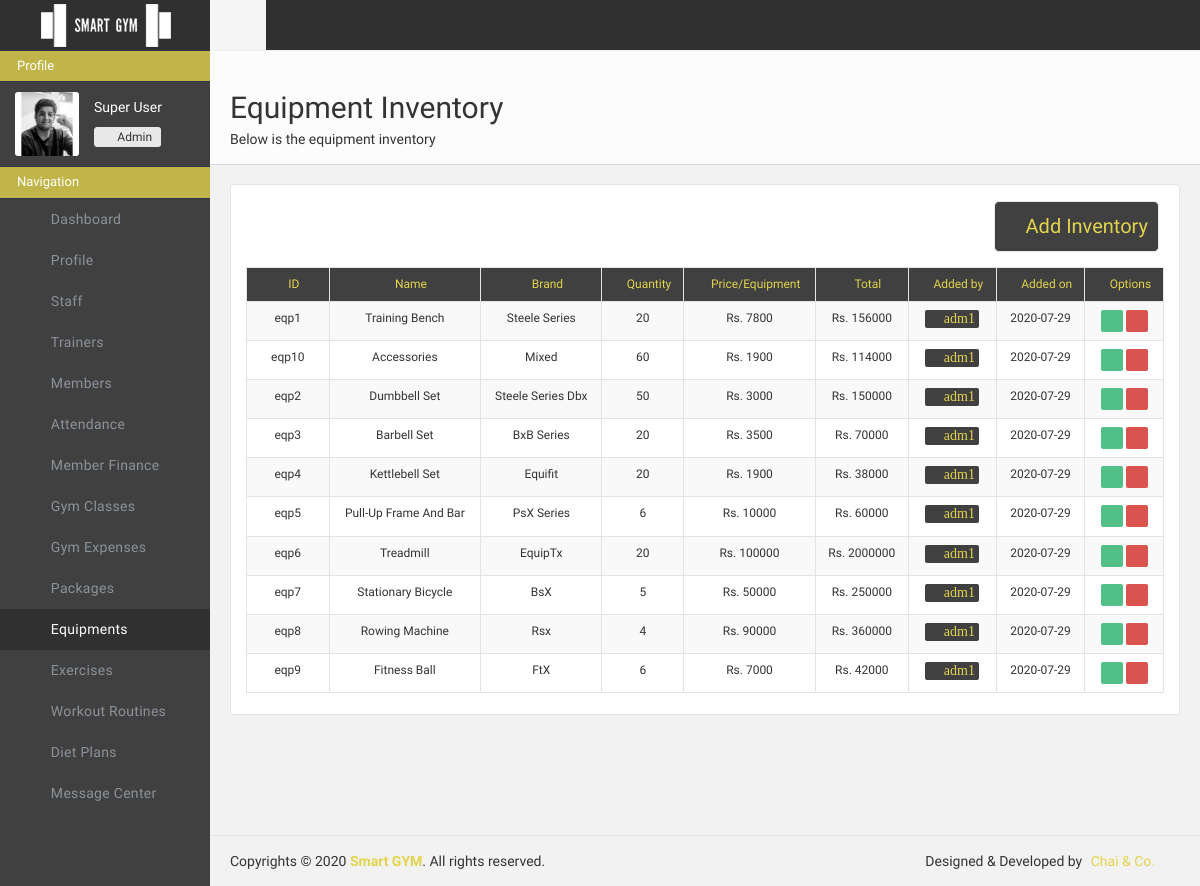
Page /adminportal/equipments/ (signed in) on the earlier database version.
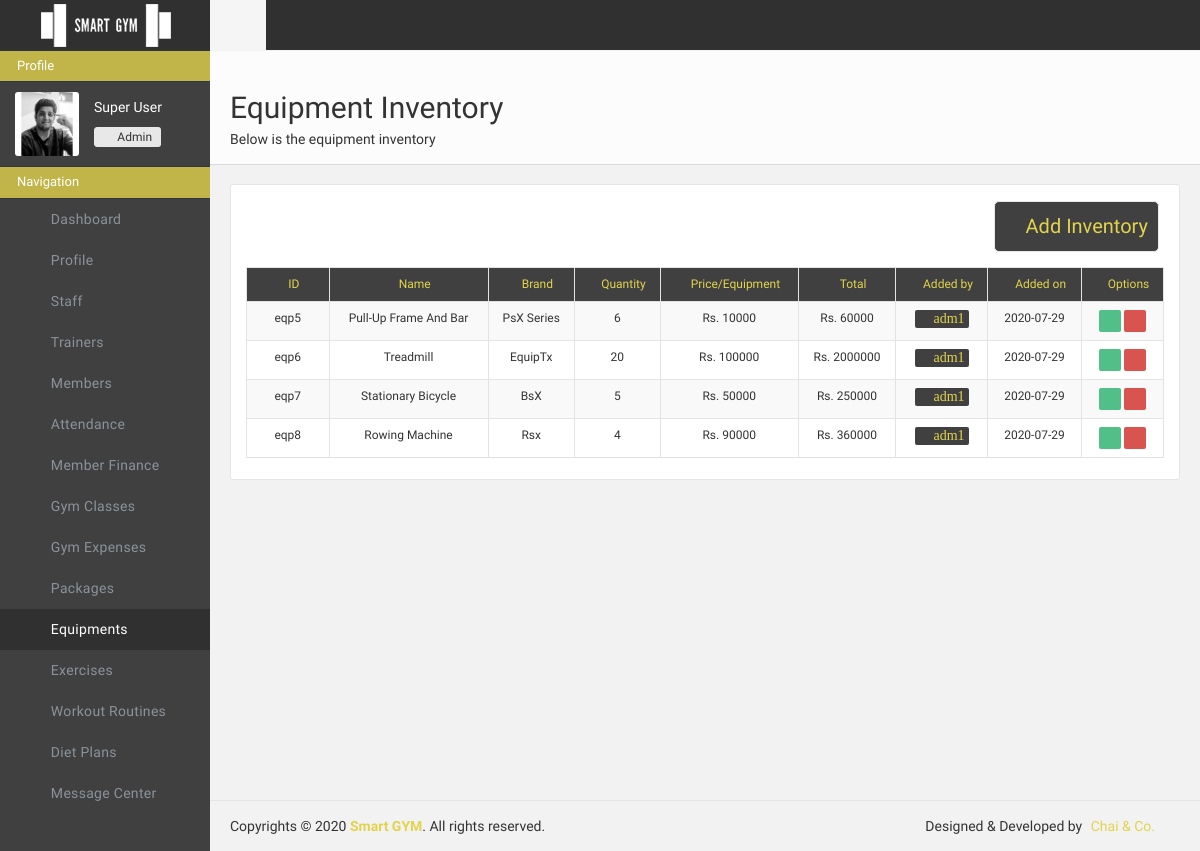
Same page on the later database version.
### adminportal/models.py (models this page shows)
class EquipmentData(models.Model):
    equipment_id = models.CharField(max_length=500, primary_key=True, default="")
    equipment_name = models.CharField(max_length=500, default="")
    equipment_brand = models.CharField(max_length=500, default="")
    equipment_quantity = models.IntegerField(max_length=500, default=0)
    equipment_price = models.IntegerField(max_length=500, default=0)
    equipment_total = models.IntegerField(max_length=500, default=0)
    equipment_added_by = models.CharField(max_length=500, default="")
    equipment_added_on = models.CharField(max_length=500, default="")

### adminportal/views.py (the view, shortened to what this page needs)
# urls.py: path('equipments/', views.equipments, name="adminportal-equipments"),
def equipments(request):
    if "userid" in request.session and request.session["userrole"] == "Admin" :
        params={"error":0, "errormessage":"", "success":0, "successmessage":""}
        equipment_count = EquipmentData.objects.all().order_by('equipment_id')
        equipments = EquipmentData.objects.all().order_by('equipment_id')
        params["equipments"] = equipments
        return render(request, 'adminportal/equipments.html', params)
    else:
        return redirect('/adminportal/login/')

### adminportal/templates/adminportal/equipments.html (shortened to what this page needs)
{% load static %}
<!doctype html>
<html class="no-js">
    <head>
        <link href="{% static 'adminportal/css/icons.css'%}" rel="stylesheet" />
        <link href="{% static 'adminportal/css/bootstrap.css'%}" rel="stylesheet" />
        <link href="{% static 'adminportal/css/plugins.css'%}" rel="stylesheet" />
        <link href="{% static 'adminportal/css/main.css'%}" rel="stylesheet" />
        <link href="{% static 'adminportal/css/custom.css'%}" rel="stylesheet" />
    </head>
    <body>
        <div id="header" class="page-navbar">
            <a href="/adminportal/dashboard/" class="navbar-brand hidden-xs hidden-sm">
                <img src="{% static 'adminportal/img/logo.png'%}" class="logo hidden-xs" alt="Dynamic logo">
            </a>
            <div id="navbar-no-collapse" class="navbar-no-collapse">
                <ul class="nav navbar-nav">
                    <li class="toggle-sidebar" id="menubut">
                        <a href="#">
                            <i class="fa fa-reorder"></i>
                        </a>
                    </li>
                </ul>
                <ul class="nav navbar-nav navbar-right">
                    <li id="otherbut">
                        <a href="/adminportal/settings">
                            <i class="fa fa-cog setlogbtn"></i>
                        </a>
                    </li>
                    <li id="otherbut">
                        <a href="/adminportal/logout">
                            <i class="fa fa-power-off setlogbtn"></i>
                        </a>
                    </li>
                </ul>
            </div>
        </div>
        <div id="wrapper">
            <aside id="sidebar" class="page-sidebar hidden-md hidden-sm hidden-xs">
                <div class="sidebar-inner">
                    <div class="sidebar-scrollarea">
                        <div class="sidebar-panel">
                            <h5 class="sidebar-panel-title">Profile</h5>
                        </div>
                        <div class="user-info clearfix">
                            <img src="/media/adminportal/admin/{{request.session.userid}}.jpg" alt="">
                            <span class="name">{{ request.session.username }}</span>
                            <div class="btn-group">
                                <div type="button" class="btn btn-default btn-xs" style="margin-top: 5px ;"><i class="fa fa-group"></i>
                                </div>
                                <div type="button" class="btn btn-default btn-xs dropdown-toggle" data-toggle="dropdown" style="margin-top: 5px ;">Admin
                                </div>
                            </div>
                        </div>
                        <div class="sidebar-panel">
                            <h5 class="sidebar-panel-title">Navigation</h5>
                        </div>
                        <div class="side-nav">
                            <ul class="nav">
                                <li>
                                    <a href="/adminportal/dashboard" class="actlogic"><i class=" l-arrows-right-double-31"></i><span class="txt">Dashboard</span></a>
                                </li>
                                <li>
                                    <a href="/adminportal/user" class="actlogic"><i class=" l-arrows-right-double-31"></i><span class="txt">Profile</span></a>
                                </li>
                                <li>
                                    <a href="/adminportal/staff" class="actlogic"><i class=" l-arrows-right-double-31"></i><span class="txt">Staff</span></a>
                                </li>
                                <li>
                                    <a href="/adminportal/trainers" class="actlogic"><i class=" l-arrows-right-double-31"></i><span class="txt">Trainers</span></a>
                                </li>
                                <li>
                                    <a href="/adminportal/members" class="actlogic"><i class=" l-arrows-right-double-31"></i><span class="txt">Members</span></a>
                                </li>
                                <li>
                                    <a href="#"><i class=" l-arrows-right-double-31"></i> <span class="txt">Attendance</span></a>
                                </li>
                                <li>
                                    <a href="#"><i class=" l-arrows-right-double-31"></i> <span class="txt">Member Finance</span></a>
                                </li>
                                <li>
                                    <a href="/adminportal/classes" class="actlogic"><i class=" l-arrows-right-double-31"></i><span class="txt">Gym Classes</span></a>
                                </li><li>
                                    <a href="/adminportal/expenses" class="actlogic"><i class=" l-arrows-right-double-31"></i><span class="txt">Gym Expenses</span></a>
                                </li>
                                <li>
                                    <a href="/adminportal/packages" class="actlogic"><i class=" l-arrows-right-double-31"></i><span class="txt">Packages</span></a>
                                </li>
                                <li>
                                    <a href="/adminportal/equipments" class="active actlogic"><i class=" l-arrows-right-double-31"></i><span class="txt">Equipments</span></a>
                                </li><li>
                                    <a href="/adminportal/exercises" class="actlogic"><i class=" l-arrows-right-double-31"></i><span class="txt">Exercises</span></a>
                                </li>
                                <li>
                                    <a href="/adminportal/routines"><i class=" l-arrows-right-double-31"></i><span class="txt">Workout Routines</span></a>
                                </li>
                                <li>
                                    <a href="/adminportal/diet"><i class=" l-arrows-right-double-31"></i><span class="txt">Diet Plans</span></a>
                                </li>
                                <li>
                                    <a href="/adminportal/messages"><i class=" l-arrows-right-double-31"></i><span class="txt">Message Center</span></a>
                                </li>
                            </ul>
                        </div>
                    </div>
                </div>
            </aside>
            <div class="page-content sidebar-page right-sidebar-page clearfix">
                <div class="page-content-wrapper">
                    <div class="page-content-inner">
                        <div id="page-header" class="clearfix">
                            <div class="page-header">
                                <h2>Equipment Inventory</h2>
                                <span class="txt">Below is the equipment inventory</span>
                            </div>
                        </div>
                        <div class="row" style="margin-bottom: 100px;">
                            <div class="col-lg-12">
                                <div class="panel panel-default plain panelRefresh">
                                    <div class="panel-body">
                                        <div class="col-lg-12">
                                        </div>
                                        <div class="col-lg-4"></div>
                                        <div class="col-lg-4"></div>
                                        <div style="col-lg-4">
                                        <div style="col-lg-4"><button type="submit" class="btn btn-default" id="subcbtn" style="float: right; margin: 0 5px 15px 5px;" data-toggle="modal" data-target="#modal-style2"> <i class="fa fa-plus-square-o"> </i> Add Inventory</button></div>
                                        </div>
                                        <br>
                                        <br>
                                        <table id="basic-datatables" class="table table-striped table-bordered" cellspacing="0" width="100%">
                                            <thead >
                                                    <tr style="background-color: #404040; color: #e2d34d;">
                                                        <th title="ID" style="font-size: 12px; text-align: center; width: 9%"><i class="fa fa-sort-numeric-asc"> </i> ID</th>
                                                        <th title="name" style="font-size: 12px; text-align: center;"><i class="fa fa-anchor"> </i> Name</th>
                                                        <th title="brand" style="font-size: 12px; text-align: center;"><i class="fa fa-star-half-empty"> </i> Brand</th>
                                                        <th title="quantity" style="font-size: 12px; text-align: center;"><i class="fa fa-sort-amount-desc"> </i> Quantity</th>
                                                        <th title="price" style="font-size: 12px; text-align: center;"><i class="fa fa-dollar"> </i> Price/Equipment</th>
                                                        <th title="total price" style="font-size: 12px; text-align: center;"><i class="fa fa-money"> </i> Total</th>
                                                        <th title="added by" style="font-size: 12px; text-align: center;"><i class="fa fa-group"> </i> Added by</th>
                                                        <th title="add date" style="font-size: 12px; text-align: center;"><i class="fa fa-calendar"> </i> Added on</th>
                                                        <th title="Edit" class="tableedit" style=" font-size: 12px; text-align: center;"><i class="l-software-pathfinder-subtract"> </i> Options</th>
                                                    </tr>
                                            </thead>
                                            <tbody>
                                                {% for equipment in equipments%}
                                                    <tr>
                                                        <td>{{equipment.equipment_id}}</td>
                                                        <td>{{equipment.equipment_name}}</td>
                                                        <td>{{equipment.equipment_brand}}</td>
                                                        <td>{{equipment.equipment_quantity}}</td>
                                                        <td>Rs. {{equipment.equipment_price}}</td>
                                                        <td>Rs. {{equipment.equipment_total}}</td>
                                                        <td><a title="View Profile" href="/adminportal/staffprofile/{{equipment.equipment_added_by}}"><i class="fa fa-user" id="tablebtns" style="font-size: 14px; background-color: #404040; color: #e2d34d; padding-left: 4px; padding-right: 4px;" data-toggle="modal" data-target="">  {{equipment.equipment_added_by}}</i></a>
                                                        <td>{{equipment.equipment_added_on}}</td>
                                                        <td>
                                                            <a title="edit" href="/adminportal/equipmentsedit/{{equipment.equipment_id}}"><i class="fa fa-edit" id="tablebtns" style="background-color: #51bf87; color: white; padding-left: 4px; padding-right: 4px;" data-toggle="modal" data-target=""></i></a>
                                                            <a title="delete" id="{{equipment.equipment_id}}" onclick="del(this.id)"><i class="fa fa-trash-o" style="background-color: #d9534f; color:white; padding-left: 4px; padding-right: 4px;" id="tablebtns" data-toggle="modal" data-target="#modal-style3"></i></a>
                                                        </td>
                                                    </tr>
                                                {% endfor %}
                                            </tbody>
                                        </table>
                            </div>
                                </div>
                            </div>
                            </div>
                    </div>
                </div>
            </div>
        </div>
        <div id="footer" class="clearfix sidebar-page">
            <p class="pull-left">
                Copyrights &copy; 2020 <a href="/website/" class="color-blue strong" target="_blank">Smart GYM</a>. All rights reserved.
            </p>
            <p class="pull-right">
                Designed & Developed by
                <a href="/" class="ml5 mr25">Chai & Co.</a>
            </p>
        </div>
    </body>
</html>

Differences in the rows shown:
removed EquipmentData: equipment_id "eqp1", equipment_name "Training Bench", equipment_brand "Steele Series", equipment_quantity "20", equipment_price "7800", equipment_total "156000", equipment_added_by "adm1", equipment_added_on "2020-07-29"
removed EquipmentData: equipment_id "eqp10", equipment_name "Accessories", equipment_brand "Mixed", equipment_quantity "60", equipment_price "1900", equipment_total "114000", equipment_added_by "adm1", equipment_added_on "2020-07-29"
removed EquipmentData: equipment_id "eqp2", equipment_name "Dumbbell Set", equipment_brand "Steele Series Dbx", equipment_quantity "50", equipment_price "3000", equipment_total "150000", equipment_added_by "adm1", equipment_added_on "2020-07-29"
removed EquipmentData: equipment_id "eqp3", equipment_name "Barbell Set", equipment_brand "BxB Series", equipment_quantity "20", equipment_price "3500", equipment_total "70000", equipment_added_by "adm1", equipment_added_on "2020-07-29"
removed EquipmentData: equipment_id "eqp4", equipment_name "Kettlebell Set", equipment_brand "Equifit", equipment_quantity "20", equipment_price "1900", equipment_total "38000", equipment_added_by "adm1", equipment_added_on "2020-07-29"
removed EquipmentData: equipment_id "eqp9", equipment_name "Fitness Ball", equipment_brand "FtX", equipment_quantity "6", equipment_price "7000", equipment_total "42000", equipment_added_by "adm1", equipment_added_on "2020-07-29"
